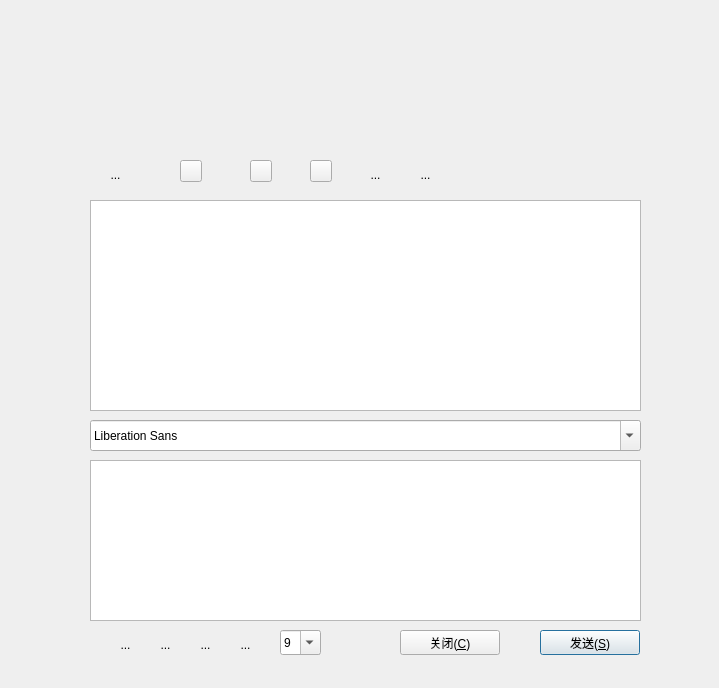
<?xml version="1.0" encoding="UTF-8"?>
<ui version="4.0">
 <class>chat</class>
 <widget class="QDialog" name="chat">
  <property name="geometry">
   <rect>
    <x>0</x>
    <y>0</y>
    <width>719</width>
    <height>688</height>
   </rect>
  </property>
  <property name="windowTitle">
   <string>Dialog</string>
  </property>
  <widget class="QWidget" name="widget" native="true">
   <property name="geometry">
    <rect>
     <x>0</x>
     <y>50</y>
     <width>731</width>
     <height>641</height>
    </rect>
   </property>
   <property name="styleSheet">
    <string notr="true">image: url(:/images/server.png);</string>
   </property>
   <widget class="QLabel" name="label">
    <property name="geometry">
     <rect>
      <x>80</x>
      <y>70</y>
      <width>409</width>
      <height>19</height>
     </rect>
    </property>
    <property name="text">
     <string/>
    </property>
   </widget>
   <widget class="QComboBox" name="fontsizecomboBox">
    <property name="geometry">
     <rect>
      <x>280</x>
      <y>580</y>
      <width>41</width>
      <height>25</height>
     </rect>
    </property>
    <property name="sizePolicy">
     <sizepolicy hsizetype="Fixed" vsizetype="Maximum">
      <horstretch>0</horstretch>
      <verstretch>0</verstretch>
     </sizepolicy>
    </property>
    <property name="minimumSize">
     <size>
      <width>0</width>
      <height>25</height>
     </size>
    </property>
    <property name="editable">
     <bool>true</bool>
    </property>
    <property name="currentIndex">
     <number>0</number>
    </property>
    <item>
     <property name="text">
      <string>9</string>
     </property>
    </item>
    <item>
     <property name="text">
      <string>10</string>
     </property>
    </item>
    <item>
     <property name="text">
      <string>11</string>
     </property>
    </item>
    <item>
     <property name="text">
      <string>12</string>
     </property>
    </item>
    <item>
     <property name="text">
      <string>13</string>
     </property>
    </item>
    <item>
     <property name="text">
      <string>14</string>
     </property>
    </item>
    <item>
     <property name="text">
      <string>15</string>
     </property>
    </item>
    <item>
     <property name="text">
      <string>16</string>
     </property>
    </item>
    <item>
     <property name="text">
      <string>17</string>
     </property>
    </item>
    <item>
     <property name="text">
      <string>18</string>
     </property>
    </item>
   </widget>
   <widget class="QToolButton" name="textitalic">
    <property name="geometry">
     <rect>
      <x>150</x>
      <y>580</y>
      <width>31</width>
      <height>30</height>
     </rect>
    </property>
    <property name="toolTip">
     <string>倾斜</string>
    </property>
    <property name="autoFillBackground">
     <bool>false</bool>
    </property>
    <property name="text">
     <string>...</string>
    </property>
    <property name="icon">
     <iconset resource="images.qrc">
      <normaloff>:/images/italic.png</normaloff>:/images/italic.png</iconset>
    </property>
    <property name="iconSize">
     <size>
      <width>20</width>
      <height>20</height>
     </size>
    </property>
    <property name="checkable">
     <bool>true</bool>
    </property>
    <property name="autoRaise">
     <bool>true</bool>
    </property>
   </widget>
   <widget class="QPushButton" name="send">
    <property name="geometry">
     <rect>
      <x>540</x>
      <y>580</y>
      <width>100</width>
      <height>25</height>
     </rect>
    </property>
    <property name="minimumSize">
     <size>
      <width>100</width>
      <height>25</height>
     </size>
    </property>
    <property name="text">
     <string>发送(&amp;S)</string>
    </property>
   </widget>
   <widget class="QToolButton" name="textbold">
    <property name="geometry">
     <rect>
      <x>110</x>
      <y>580</y>
      <width>31</width>
      <height>30</height>
     </rect>
    </property>
    <property name="toolTip">
     <string>加粗</string>
    </property>
    <property name="autoFillBackground">
     <bool>false</bool>
    </property>
    <property name="text">
     <string>...</string>
    </property>
    <property name="icon">
     <iconset resource="images.qrc">
      <normaloff>:/images/bold.png</normaloff>:/images/bold.png</iconset>
    </property>
    <property name="iconSize">
     <size>
      <width>24</width>
      <height>24</height>
     </size>
    </property>
    <property name="checkable">
     <bool>true</bool>
    </property>
    <property name="autoRaise">
     <bool>true</bool>
    </property>
   </widget>
   <widget class="QPushButton" name="close">
    <property name="geometry">
     <rect>
      <x>400</x>
      <y>580</y>
      <width>100</width>
      <height>25</height>
     </rect>
    </property>
    <property name="minimumSize">
     <size>
      <width>100</width>
      <height>25</height>
     </size>
    </property>
    <property name="text">
     <string>关闭(&amp;C)</string>
    </property>
   </widget>
   <widget class="QToolButton" name="save">
    <property name="geometry">
     <rect>
      <x>360</x>
      <y>110</y>
      <width>31</width>
      <height>30</height>
     </rect>
    </property>
    <property name="toolTip">
     <string>保存聊天记录</string>
    </property>
    <property name="autoFillBackground">
     <bool>false</bool>
    </property>
    <property name="text">
     <string>...</string>
    </property>
    <property name="icon">
     <iconset resource="images.qrc">
      <normaloff>:/images/save.png</normaloff>:/images/save.png</iconset>
    </property>
    <property name="iconSize">
     <size>
      <width>24</width>
      <height>24</height>
     </size>
    </property>
    <property name="checkable">
     <bool>false</bool>
    </property>
    <property name="autoRaise">
     <bool>true</bool>
    </property>
   </widget>
   <widget class="QToolButton" name="textcolor">
    <property name="geometry">
     <rect>
      <x>230</x>
      <y>580</y>
      <width>31</width>
      <height>30</height>
     </rect>
    </property>
    <property name="toolTip">
     <string>字体颜色</string>
    </property>
    <property name="autoFillBackground">
     <bool>false</bool>
    </property>
    <property name="text">
     <string>...</string>
    </property>
    <property name="icon">
     <iconset resource="images.qrc">
      <normaloff>:/images/color.png</normaloff>:/images/color.png</iconset>
    </property>
    <property name="iconSize">
     <size>
      <width>24</width>
      <height>24</height>
     </size>
    </property>
    <property name="checkable">
     <bool>false</bool>
    </property>
    <property name="autoRaise">
     <bool>true</bool>
    </property>
   </widget>
   <widget class="QToolButton" name="sendfile">
    <property name="geometry">
     <rect>
      <x>100</x>
      <y>110</y>
      <width>31</width>
      <height>30</height>
     </rect>
    </property>
    <property name="toolTip">
     <string>传送文件</string>
    </property>
    <property name="autoFillBackground">
     <bool>false</bool>
    </property>
    <property name="text">
     <string>...</string>
    </property>
    <property name="icon">
     <iconset resource="images.qrc">
      <normaloff>:/images/send.png</normaloff>:/images/send.png</iconset>
    </property>
    <property name="iconSize">
     <size>
      <width>24</width>
      <height>24</height>
     </size>
    </property>
    <property name="checkable">
     <bool>false</bool>
    </property>
    <property name="autoRaise">
     <bool>true</bool>
    </property>
   </widget>
   <widget class="QTextEdit" name="textEdit">
    <property name="geometry">
     <rect>
      <x>90</x>
      <y>410</y>
      <width>551</width>
      <height>161</height>
     </rect>
    </property>
    <property name="sizePolicy">
     <sizepolicy hsizetype="Expanding" vsizetype="Maximum">
      <horstretch>0</horstretch>
      <verstretch>1</verstretch>
     </sizepolicy>
    </property>
    <property name="font">
     <font>
      <family>宋体</family>
      <pointsize>12</pointsize>
     </font>
    </property>
    <property name="html">
     <string>&lt;!DOCTYPE HTML PUBLIC &quot;-//W3C//DTD HTML 4.0//EN&quot; &quot;http://www.w3.org/TR/REC-html40/strict.dtd&quot;&gt;
&lt;html&gt;&lt;head&gt;&lt;meta name=&quot;qrichtext&quot; content=&quot;1&quot; /&gt;&lt;style type=&quot;text/css&quot;&gt;
p, li { white-space: pre-wrap; }
&lt;/style&gt;&lt;/head&gt;&lt;body style=&quot; font-family:'宋体'; font-size:12pt; font-weight:400; font-style:normal;&quot;&gt;
&lt;p style=&quot;-qt-paragraph-type:empty; margin-top:0px; margin-bottom:0px; margin-left:0px; margin-right:0px; -qt-block-indent:0; text-indent:0px;&quot;&gt;&lt;br /&gt;&lt;/p&gt;&lt;/body&gt;&lt;/html&gt;</string>
    </property>
   </widget>
   <widget class="QToolButton" name="clear">
    <property name="geometry">
     <rect>
      <x>410</x>
      <y>110</y>
      <width>31</width>
      <height>30</height>
     </rect>
    </property>
    <property name="toolTip">
     <string>清空聊天记录</string>
    </property>
    <property name="autoFillBackground">
     <bool>false</bool>
    </property>
    <property name="text">
     <string>...</string>
    </property>
    <property name="icon">
     <iconset resource="images.qrc">
      <normaloff>:/images/clear.png</normaloff>:/images/clear.png</iconset>
    </property>
    <property name="iconSize">
     <size>
      <width>24</width>
      <height>24</height>
     </size>
    </property>
    <property name="checkable">
     <bool>false</bool>
    </property>
    <property name="autoRaise">
     <bool>true</bool>
    </property>
   </widget>
   <widget class="QFontComboBox" name="fontComboBox">
    <property name="geometry">
     <rect>
      <x>90</x>
      <y>370</y>
      <width>551</width>
      <height>31</height>
     </rect>
    </property>
    <property name="sizePolicy">
     <sizepolicy hsizetype="Fixed" vsizetype="Fixed">
      <horstretch>0</horstretch>
      <verstretch>0</verstretch>
     </sizepolicy>
    </property>
    <property name="minimumSize">
     <size>
      <width>1</width>
      <height>25</height>
     </size>
    </property>
   </widget>
   <widget class="QToolButton" name="textUnderline">
    <property name="geometry">
     <rect>
      <x>190</x>
      <y>580</y>
      <width>31</width>
      <height>30</height>
     </rect>
    </property>
    <property name="toolTip">
     <string>下划线</string>
    </property>
    <property name="autoFillBackground">
     <bool>false</bool>
    </property>
    <property name="text">
     <string>...</string>
    </property>
    <property name="icon">
     <iconset resource="images.qrc">
      <normaloff>:/images/under.png</normaloff>:/images/under.png</iconset>
    </property>
    <property name="iconSize">
     <size>
      <width>24</width>
      <height>24</height>
     </size>
    </property>
    <property name="checkable">
     <bool>true</bool>
    </property>
    <property name="autoRaise">
     <bool>true</bool>
    </property>
   </widget>
   <widget class="QTextBrowser" name="textBrowser">
    <property name="geometry">
     <rect>
      <x>90</x>
      <y>150</y>
      <width>551</width>
      <height>211</height>
     </rect>
    </property>
    <property name="sizePolicy">
     <sizepolicy hsizetype="Expanding" vsizetype="Expanding">
      <horstretch>0</horstretch>
      <verstretch>2</verstretch>
     </sizepolicy>
    </property>
    <property name="frameShadow">
     <enum>QFrame::Sunken</enum>
    </property>
    <property name="openExternalLinks">
     <bool>false</bool>
    </property>
   </widget>
   <widget class="QPushButton" name="voiceButton">
    <property name="geometry">
     <rect>
      <x>180</x>
      <y>110</y>
      <width>22</width>
      <height>22</height>
     </rect>
    </property>
    <property name="text">
     <string/>
    </property>
    <property name="icon">
     <iconset resource="images.qrc">
      <normaloff>:/images/voice.png</normaloff>:/images/voice.png</iconset>
    </property>
    <property name="iconSize">
     <size>
      <width>22</width>
      <height>22</height>
     </size>
    </property>
   </widget>
   <widget class="QPushButton" name="pushButton">
    <property name="geometry">
     <rect>
      <x>250</x>
      <y>110</y>
      <width>22</width>
      <height>22</height>
     </rect>
    </property>
    <property name="maximumSize">
     <size>
      <width>22</width>
      <height>22</height>
     </size>
    </property>
    <property name="text">
     <string/>
    </property>
    <property name="icon">
     <iconset resource="images.qrc">
      <normaloff>:/images/camera.png</normaloff>:/images/camera.png</iconset>
    </property>
    <property name="iconSize">
     <size>
      <width>22</width>
      <height>22</height>
     </size>
    </property>
   </widget>
   <widget class="QPushButton" name="pushButton_2">
    <property name="geometry">
     <rect>
      <x>310</x>
      <y>110</y>
      <width>22</width>
      <height>22</height>
     </rect>
    </property>
    <property name="maximumSize">
     <size>
      <width>22</width>
      <height>22</height>
     </size>
    </property>
    <property name="text">
     <string/>
    </property>
    <property name="icon">
     <iconset resource="images.qrc">
      <normaloff>:/images/scissors_23.434554973822px_1200891_easyicon.net.png</normaloff>:/images/scissors_23.434554973822px_1200891_easyicon.net.png</iconset>
    </property>
    <property name="iconSize">
     <size>
      <width>22</width>
      <height>22</height>
     </size>
    </property>
   </widget>
  </widget>
 </widget>
 <resources>
  <include location="images.qrc"/>
 </resources>
 <connections/>
</ui>
